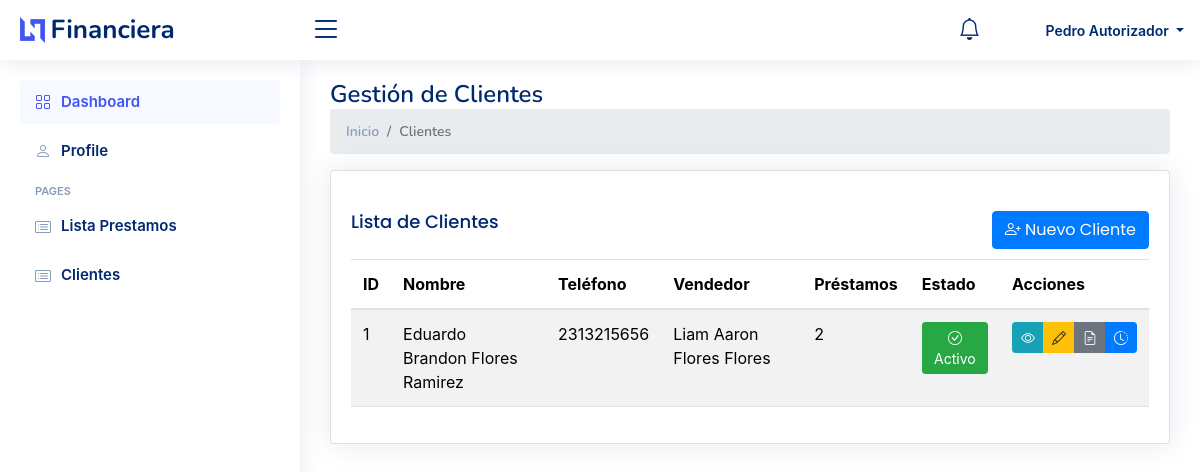
Screenshot of /clientes.php (signed in) with the database file from the repository.
### tables this page shows
CREATE TABLE `clientes` (
  `id` bigint(20) NOT NULL,
  `nombre_completo` varchar(255) NOT NULL,
  `fecha_nacimiento` date NOT NULL,
  `email` varchar(255) NOT NULL,
  `telefono` varchar(20) NOT NULL,
  `genero` char(1) NOT NULL,
  `id_vendedor` bigint(20) DEFAULT NULL,
  `ruta_firma` varchar(255) DEFAULT NULL,
  `estado` enum('Activo','Inactivo') NOT NULL DEFAULT 'Activo'
);

CREATE TABLE `usuarios` (
  `id` bigint(20) NOT NULL,
  `nombre` varchar(255) NOT NULL,
  `usuario` varchar(255) NOT NULL,
  `password` varchar(255) NOT NULL,
  `tipo_usuario` enum('vendedor','autorizador','master') NOT NULL,
  `profile_image` varchar(255) DEFAULT 'assets/img/profile-img.jpg',
  `telefono` varchar(20) DEFAULT NULL,
  `ultima_actualizacion` datetime DEFAULT NULL
);

### clientes.php (the view, shortened to what this page needs)
<?php
require_once 'config.php';
$es_admin = in_array($_SESSION['user']['tipo_usuario'], ['master', 'autorizador']);
try {
    $sql = "SELECT
        c.*,
        COALESCE(p.total_prestamos, 0) as total_prestamos,
        u.nombre as nombre_vendedor
    FROM clientes c
    LEFT JOIN usuarios u ON c.id_vendedor = u.id
    LEFT JOIN (
        SELECT cliente_id, COUNT(*) as total_prestamos
        FROM prestamos
        GROUP BY cliente_id
    ) p ON c.id = p.cliente_id";
    $sql .= " ORDER BY c.id DESC";
    $stmt = $conn->prepare($sql);
    $stmt->execute();
    $clientes = $stmt->fetchAll(PDO::FETCH_ASSOC);
} catch (PDOException $e) {
    error_log("Error en consulta de clientes: " . $e->getMessage());
    error_log("SQL State: " . $e->getCode());
    $_SESSION['error'] = "Error al cargar los clientes: " . $e->getMessage();
    $clientes = [];
}
include 'views/head.php';
include 'views/header.php';
include 'views/nav_menu.php';
?>
<main id="main" class="main">
    <div class="pagetitle">
        <h1>Gestión de Clientes</h1>
        <nav>
            <ol class="breadcrumb">
                <li class="breadcrumb-item"><a href="index.php">Inicio</a></li>
                <li class="breadcrumb-item active">Clientes</li>
            </ol>
        </nav>
    </div>
    <section class="section">
        <div class="row">
            <div class="col-lg-12">
                <div class="card">
                    <div class="card-body">
                        <h5 class="card-title">
                            Lista de Clientes
                            <a href="registrocliente.php" class="btn btn-primary float-end">
                                <i class="bi bi-person-plus"></i> Nuevo Cliente
                            </a>
                        </h5>
                        <div class="table-responsive">
                            <table class="table table-striped table-hover datatable">
                                <thead>
                                    <tr>
                                        <th>ID</th>
                                        <th>Nombre</th>
                                        <th>Teléfono</th>
                                        <?php if ($es_admin): ?>
                                            <th>Vendedor</th>
                                        <?php endif; ?>
                                        <th>Préstamos</th>
                                        <th>Estado</th>
                                        <th>Acciones</th>
                                    </tr>
                                </thead>
                                <tbody>
                                    <?php foreach ($clientes as $cliente): ?>
                                        <tr>
                                            <td><?php echo $cliente['id']; ?></td>
                                            <td><?php echo htmlspecialchars($cliente['nombre_completo']); ?></td>
                                            <td><?php echo htmlspecialchars($cliente['telefono']); ?></td>
                                            <?php if ($es_admin): ?>
                                                <td><?php echo htmlspecialchars($cliente['nombre_vendedor']); ?></td>
                                            <?php endif; ?>
                                            <td><?php echo $cliente['total_prestamos']; ?></td>
                                            <td>
                                                <?php if ($es_admin): ?>
                                                    <button type="button"
                                                            class="btn btn-sm <?php echo $cliente['estado'] === 'Activo' ? 'btn-success' : 'btn-danger'; ?>"
                                                            onclick="cambiarEstadoCliente(<?php echo $cliente['id']; ?>, '<?php echo $cliente['estado'] === 'Activo' ? 'Inactivo' : 'Activo'; ?>')"
                                                            title="Cambiar estado">
                                                        <i class="bi <?php echo $cliente['estado'] === 'Activo' ? 'bi-check-circle' : 'bi-x-circle'; ?>"></i>
                                                        <?php echo $cliente['estado']; ?>
                                                    </button>
                                                <?php else: ?>
                                                    <span class="badge bg-<?php echo $cliente['estado'] === 'Activo' ? 'success' : 'danger'; ?>">
                                                        <?php echo $cliente['estado']; ?>
                                                    </span>
                                                <?php endif; ?>
                                            </td>
                                            <td>
                                                <div class="btn-group">
                                                    <a href="ver_cliente.php?id=<?php echo $cliente['id']; ?>"
                                                       class="btn btn-info btn-sm" title="Ver detalles">
                                                        <i class="bi bi-eye"></i>
                                                    </a>
                                                    <?php if ($es_admin): ?>
                                                        <a href="editar_cliente.php?id=<?php echo $cliente['id']; ?>"
                                                           class="btn btn-warning btn-sm" title="Editar">
                                                            <i class="bi bi-pencil"></i>
                                                        </a>
                                                    <?php endif; ?>
                                                    <a href="documentos_cliente.php?id=<?php echo $cliente['id']; ?>"
                                                       class="btn btn-secondary btn-sm" title="Documentos">
                                                        <i class="bi bi-file-earmark-text"></i>
                                                    </a>
                                                    <button type="button"
                                                            class="btn btn-primary btn-sm"
                                                            title="Historial de Préstamos"
                                                            onclick="verHistorialPrestamos(<?php echo $cliente['id']; ?>, '<?php echo htmlspecialchars($cliente['nombre_completo']); ?>')">
                                                        <i class="bi bi-clock-history"></i>
                                                    </button>
                                                </div>
                                            </td>
                                        </tr>
                                    <?php endforeach; ?>
                                </tbody>
                            </table>
                        </div>
                    </div>
                </div>
            </div>
        </div>
    </section>
</main>

### assets/css/style.css (style rules this page uses)
:root { scroll-behavior: smooth; }
body { font-family: "Open Sans", sans-serif; background: #f6f9ff; color: #444444; }
a { color: #4154f1; text-decoration: none; }
h1, h2, h3, h4, h5, h6 { font-family: "Nunito", sans-serif; }
#main { margin-top: 60px; padding: 20px 30px; transition: all 0.3s; }
.pagetitle { margin-bottom: 10px; }
.pagetitle h1 { font-size: 24px; margin-bottom: 0; font-weight: 600; color: #012970; }
.card { margin-bottom: 30px; border: none; border-radius: 5px; box-shadow: 0px 0 30px rgba(1, 41, 112, 0.1); }
.card-title { padding: 20px 0 15px 0; font-size: 18px; font-weight: 500; color: #012970; font-family: "Poppins", sans-serif; }
.card-body { padding: 0 20px 20px 20px; }
.breadcrumb { font-size: 14px; font-family: "Nunito", sans-serif; color: #899bbd; font-weight: 600; }
.breadcrumb a { color: #899bbd; transition: 0.3s; }
.breadcrumb .breadcrumb-item::before { color: #899bbd; }
.breadcrumb .active { color: #51678f; font-weight: 600; }
@media (min-width: 1200px) { #main, #footer { margin-left: 300px; } }
.main { padding: 20px; min-height: 100vh; }
.card { width: 100%; margin-right: 0; margin-left: 0; }
.table-responsive { margin: 0; padding: 0; width: 100%; }

### rows the page displays
clientes: id "1", nombre_completo "Eduardo Brandon Flores Ramirez", telefono "2313215656", id_vendedor.nombre "Liam Aaron Flores Flores", total_prestamos "2", estado "Activo"

### other values shown
$_SESSION['user']['nombre'] "Pedro Autorizador"
